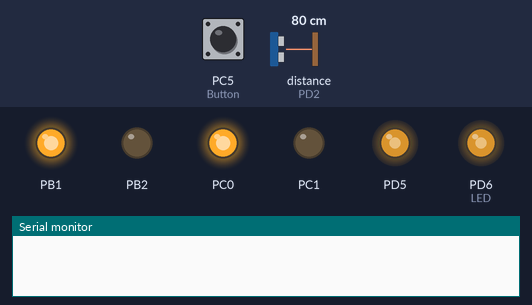
Recording of a program running on a simulated ATmega328P, built with avr-gcc and emulated at 16 MHz. Parts: output pins drawn as LEDs (lit = HIGH), the last lines printed to the serial monitor. Wiring (inferred from the names in the program): ultrasonic range finder: trigger PD7; echo PD2. Inputs (shaded band) come from the test bench; at power-on: PC5 (Button) HIGH, distance to the obstacle (sensor on PD2) 80 cm. The echo pulse lasts 58.3 µs per cm; pins used as bus, display or sensor lines are not drawn.

Above: at 1.2 s.
1.3 s: PC5 (Button) pulled LOW for 0.25 s
At 2.1 s:
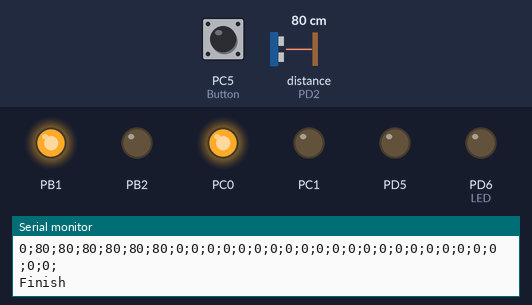
At 3.9 s:
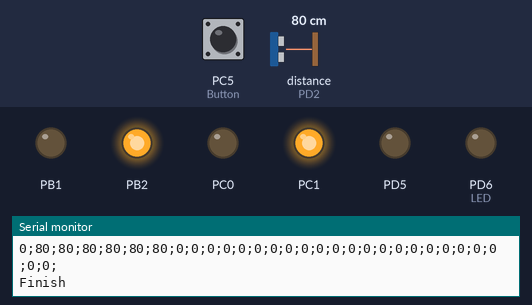
Timing chart, 0 to 5.4 s (numbered marks = the images above; inputs shaded):
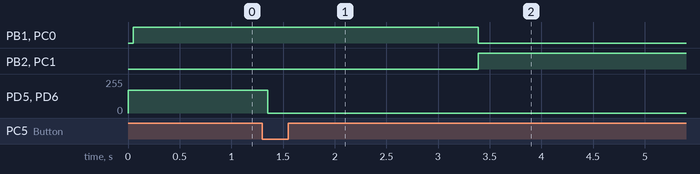

Measured:
- after the input at 1.3 s, PD5, PD6 (LED): 170/255 → 0/255 after 0.05 s instead of 5.3 s

The program:

main.c
```c
/* Robot using ATMEGA328P */
#include <avr/io.h>
#include <avr/interrupt.h>
#include <math.h>
#include <stdlib.h>


/* USART config */
#define F_CPU   16000000UL
#define BAUD    9600
#define MYUBRR     ((F_CPU/16/BAUD) - 1)

/* Data For Usart Print */
#define MAX_DATA 30

/* Motor */
#define step .1
#define time 50

#include <util/delay.h>

/* Duty Cycle in percent */
double dutyCycle = 67;

/* Time taken from HIGH to LOW on echo */
static volatile int pulse = 0;

/* Identifier of HIGH / LOW on echo */
static volatile int i = 0;

/* Stores timer overflow */
static volatile int timer = 0;

/* Stores PWM interruption */
static volatile direction = 0;

/* Counts number of interruptions */
static volatile Int_Counter = 0;

/* Data */
int dist[MAX_DATA];

void USART_Init(unsigned int ubrr){
	/* Set Baud Rate */
	UBRR0H = (unsigned int) (ubrr>>8);
	UBRR0L = (unsigned char) ubrr;
	/* Activate Transmissor (TX) and Receptor (RX) */
	UCSR0B = (1<<RXEN0)|(1<<TXEN0);
	/* Set frame format: 8 data; 1stop bit */
	UCSR0C = (1<<UCSR0B) | (1<<UCSZ00) | (1<<UCSZ01);

}
void USART_Transmit( unsigned char data )
{
	/* Wait for empty transmit buffer */
	while ( !( UCSR0A & (1<<UDRE0)) )
	;
	/* Put data into buffer, sends the data */
	UDR0 = data;
}

void LED_Init(){
	/* Set led OUTPUT */
	DDRD |= (1<<DDD6);
	/* Turn off LED */
	PORTD &= ~(1<<PORTD6);
}
void Button_Init(){
	DDRC &= ~(1<<DDC5);
	PORTC |= (1<<PORTC5);
}

void Button_Interrupt_Init(){
	PCICR |= (1<<PCIE1);
	PCMSK1 |= (1<<PCINT13);
}

void usart_putchar( unsigned char data )
{
	// Do nothing while UDRE0 indicates data still in transit
	while( !(UCSR0A & (1<<UDRE0)) ) {}

	// Put data into buffer
	UDR0 = data;
}


void usart_putstring(char s[])
{
	int i = 0;

	while (s[i] != 0x00)
	{
		usart_putchar(s[i]);
		i++;
	}
}

void HBridge_Init(){
	DDRB |= (1<<DDB1); //IN1 output
	DDRB |= (1<<DDB2); //IN2 output
	DDRC |= (1<<DDC1); //IN3 output
	DDRC |= (1<<DDC0); //IN4 output
}

void Timer_Init(){
	/* Prescaler timer, sets fast PWM mode for OCR0A and OCR0B */
	TCCR0A |= ((1<<WGM00)|(1<<COM0A1)|(1<<WGM01)|(1<<COM0B1));

	/* Enable timer interrupt */
	//TIMSK0 = (1<<TOIE0);

	/* Set dutyCycle in PWM */
	OCR0A = (dutyCycle/100)*255;
	OCR0B = (dutyCycle/100)*255;

	/* Set prescaler 0 to TC0B */
	TCCR0B |= (1<<CS00);

	TCCR2A = 0;

	/* Initializing timer counter 2 */
	TCCR2B = (1 << CS20)|(1 << CS21)|(1 << CS22);

	/* Enable Interruption */
	TIMSK2 = (1<<TOIE2);

	/* Starts clock 2 */
	TCNT2 = 0;
}

void Sensor_Init(){
	/* Trigger OUTPUT*/
	DDRD |= (1<<DDD7);
	/* Echo INPUT */
	DDRD &= ~(1<<DDD2);

	_delay_ms(50);

	EIMSK|=(1<<INT0);//enabling interrupt0

	EICRA |=(1<<ISC00);//setting interrupt triggering logic change

}

void Forward_Wheels(){
	PORTC |= (1<<PORTC0);
	PORTC &= ~(1<<PORTC1);
	PORTB |= (1<<PORTB1);
	PORTB &= ~(1<<PORTB2);
}
void Backward_Wheels(){
	PORTC |= (1<<PORTC1);
	PORTC &= ~(1<<PORTC0);
	PORTB |= (1<<PORTB2);
	PORTB &= ~(1<<PORTB1);
}
void Stop_Wheels(){
	OCR0A = 0;
	OCR0B = 0;
}

int j = 0;

int main()
{
	/* Disable interrupt */
	cli();

	/* H Bridge Init */
	HBridge_Init();

	/* Initialize Timer PWM Mode */
	Timer_Init();

	/* Led Init */
	LED_Init();

	/* Sets pin 11 (OCR0B) as output */
	DDRD |= (1<<DDD5);

	/* Sensor Init */
	Sensor_Init();

	/* Button Init */
	Button_Init();
	Button_Interrupt_Init();

	/* USART Init */
	USART_Init(MYUBRR);

	/* Starts moving forward */
	Forward_Wheels();

	/* Enable Interrupt */
	sei();

	int16_t COUNTA = 0;//storing digital output

	char SHOWA [3];

	/* Super Loop */
	while(1)
	{
		/* Activates sonar */
		/* Trigger Enable */
		PORTD|=(1<<PIND7);

		_delay_us(15);

		/* Trigger Disable */
		PORTD &=~(1<<PIND7);

		/* Calculates distance */
		COUNTA = pulse/(58*2);

		dist[j] = COUNTA;

		j++;

		_delay_ms(200);
	}

}

/* Motor PWM */
ISR(TIMER2_OVF_vect){

	/* Increments interruption counter variable */
	Int_Counter ++;

	/* Adjusts changes to occur every x seconds, in this case : 800 / 61 = 13 seconds */
	if(Int_Counter == 200){
		if(direction == 1){
			Stop_Wheels();
			direction = -1;
		}
		if(direction == 0){
			Backward_Wheels();
			direction = 1;
		}
	Int_Counter = 0;
	}
	//i++;
}

ISR(INT0_vect)//interrupt service routine when there is a change in logic level

{

	if (i==1)//when logic from HIGH to LOW

	{

		TCCR1B=0;//disabling counter

		pulse=TCNT1 + timer*65535;//count memory is updated to integer

		TCNT1=0;//resetting the counter memory

		i=0;

		timer = 0;

	}

	if (i==0)//when logic change from LOW to HIGH

	{
		timer = 0;

		TCCR1B|=(1<<CS11);//enabling counter

		i=1;

	}

}
ISR(TIMER1_OVF_vect)
{
	if (i == 1) {
		TCNT1 = 0;
		timer++;
		PORTD ^= (1<<PORTD6);
	}
}
/* Button Interrupt */
ISR(PCINT1_vect){
	if( (PINC & (1<<PINC5)) == 0){
		/* Debounce */
		_delay_ms(50);
		if( (PINC & (1<<PINC5)) == 0 ){
			/* Disable Motor Interrupt and Stop */
			Stop_Wheels();
			TIMSK0 &= ~(1<<TOIE0);
			/* Print Data */
			usart_putstring("Stop\n\r");
			char str[10];
			int k;
			for(k=0;k<MAX_DATA;k++){
				itoa(dist[k],str,10);
				usart_putstring(str);
				usart_putchar(';');
			}
			usart_putstring("\n\rFinish\n\r");
		}
	}
}
```
